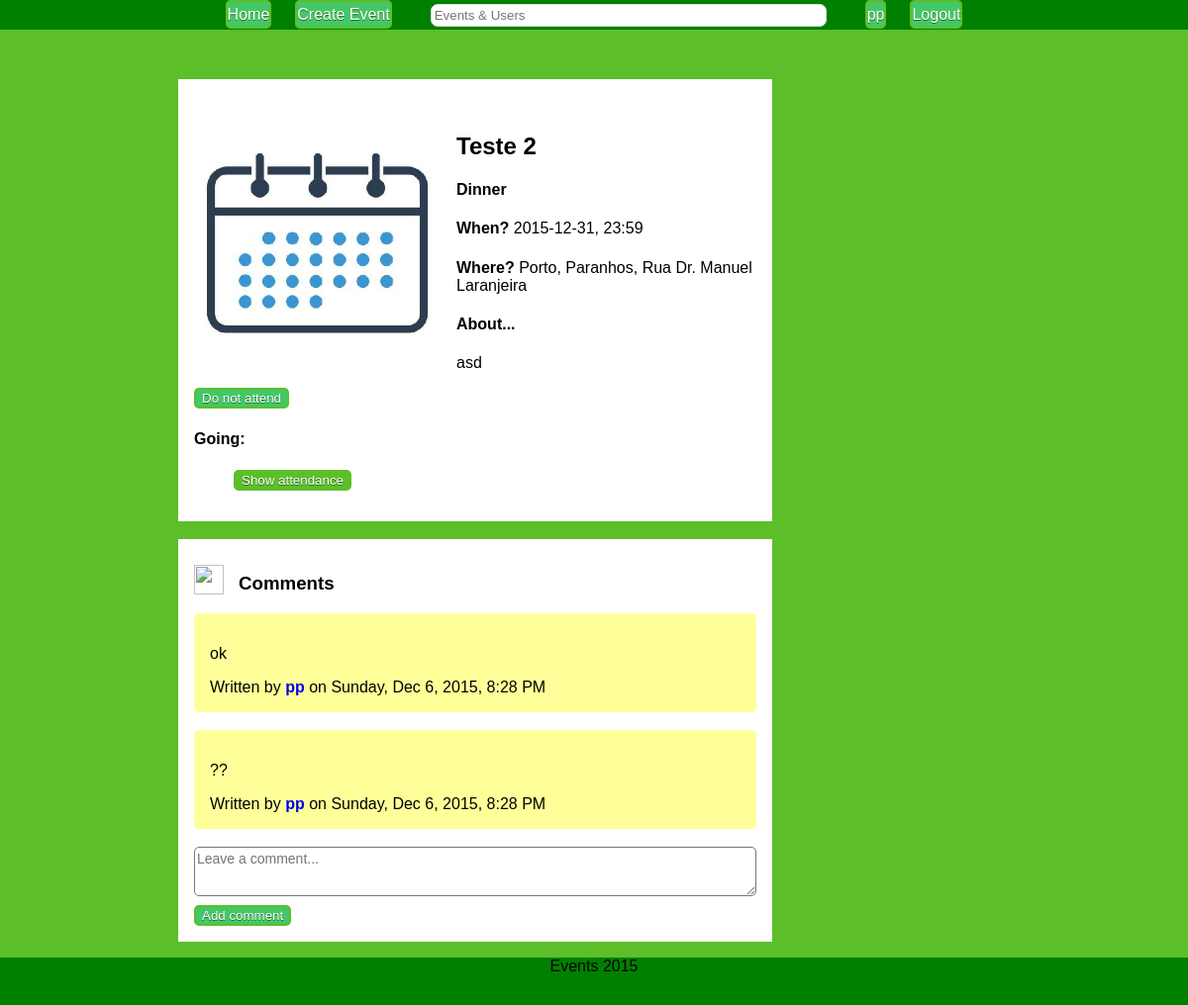
The app's page /event_item.php?id=4 (signed in) with its own data.
### tables this page shows
CREATE TABLE Event(
	id INTEGER PRIMARY KEY,
	creator NOT NULL REFERENCES User(username) ON DELETE CASCADE,
	nameTag TEXT NOT NULL,
	type REFERENCES EventType(eventType) NOT NULL,
	description TEXT NOT NULL,
	time TEXT NOT NULL,
	city TEXT NOT NULL,
	address TEXT,
	imageURL TEXT,
	publicEvent INTEGER NOT NULL,
	CONSTRAINT ck_public CHECK (publicEvent = 0 OR publicEvent = 1)
);

CREATE TABLE Comment(
	id INTEGER PRIMARY KEY,
	username TEXT REFERENCES User(username) ON DELETE CASCADE,
	eventId INTEGER REFERENCES Event(id) ON DELETE CASCADE,
	time TEXT NOT NULL,
	commentContent TEXT NOT NULL
);

### database/events.php (called while the page is built, shortened)
<?php
include_once('connection.php');
function isAttendingEvent($username, $eventId){
	global $db;
	$stmt = $db->prepare('SELECT eventId FROM Attending WHERE username =:username AND eventId=:eventId');
	$stmt->bindParam(':username', $username, PDO::PARAM_STR);
	$stmt->bindParam(':eventId', $eventId, PDO::PARAM_INT);
	try{
   		$stmt->execute();
   		$result = $stmt->fetchAll();
		return count($result)!=0;
  } catch(PDOException $e) {
    	return false;
  }
}
function getEvent($eventID){
	global $db;
	$stmt = $db->prepare('SELECT * FROM  Event WHERE id = :eventID');
	$stmt->bindParam(':eventID', $eventID, PDO::PARAM_INT);
	try{
   		$stmt->execute();
   		return $stmt->fetch();
  	} catch(PDOException $e) {
    	return false;
  	}
}
?>

### database/comments.php (called while the page is built, shortened)
<?php
include_once('connection.php');
function getEventComments($eventID){
	global $db;
	$stmt = $db->prepare('SELECT * FROM Comment WHERE eventID=:eventID');
	$stmt->bindParam(':eventID', $eventID, PDO::PARAM_INT);
	$stmt->execute();
	try{
   		$stmt->execute();
   		return $stmt->fetchAll();
  	} catch(PDOException $e) {
    	return false;
  	}
}
?>

### templates/view_event.php (the view)
<div id="event_item" class="event-item">
  <br>
  <img id="image" src="images/thumbs_medium/<?=$event['imageURL']?>" width="250" height="250">
  <div id="event_info">
    <h2><?=$event['nameTag']?></h3>
    <h4><?=$event['type']?></h4>
    <h4>When? <label><?php echo str_replace("T",", ",$event['time']) ?></label></h4>
    <h4>Where? <label> <?=$event['city']?><?php if($event['address'] != ""){?>, <?=$event['address']?><?php } ?></label>
    </h4>
    <?php if($event['description'] != ""){?>
        <h4>About...</h4>
        <p><?=$event['description']?></p>
    <?php } ?>
  </div>
  <div id="options">
    <?php
        if($event['creator']==$_SESSION['username'] && !hasEventHappened($_GET['event'])) { ?>
          <div class="warning" id="inviteWarning"></div>
          <button id="invite" data-event="<?=$event['id']?>" type="button">Invite</button>
          <br><br>
          <form action="edit_event.php" method="post">
            <input type="text" name="id" value="<?=$event['id']?>" hidden readonly>
            <input id="edit" type="submit" value="Edit">
          </form>
          <br>
          <button id="cancel" type="button" onclick="cancelEvent('<?=$_SESSION['username']?>', <?=$event['id']?>, '<?=$event['imageURL']?>')">Cancel</button>
          <h4>Already invited: </h4>
          <ul id="usersInvited">
            <?php if(count($invites) == 0){
              echo '<li data-user="none">No user has been invited yet</li>';
            }
              for($i = 0; $i < count($invites); $i++){
                    echo '<li data-user="' . $invites[$i]['username'] . '" data-event="' . $event['id'] . '"><a href="./?user=' . $invites[$i]['username'] . '">' . $invites[$i]['username'] . '</a> <img class="removeInvite" src="res/cross.png" width="8" height="8"></li>';
            }?>
          </ul>
    <?php } else {
        if(!isAttendingEvent($_SESSION['username'], $event['id'])) {?>
        <button id="attendance" type="button" onclick="attend('<?=$_SESSION['username']?>', <?=$event['id']?>)">Attend</button>
        <?php } else {?>
        <button id="attendance" type="button" onclick="attend('<?=$_SESSION['username']?>', <?=$event['id']?>)">Do not attend</button> <?php } }?>
        <h4 id="usersAttending">Going:</h4>
        <ul id="attendance">
          <button id="showAttendance" data-event="<?=$event['id']?>">Show attendance</button>
        </ul>
  </div>
</div>

### templates/list_comments.php
<br>
<div id="comments" class="comments">
  <img id="commentImg" src="res/msg.png" width="30" height="30">
  <h3>Comments</h3>
  <div class="commentList">
    <?php foreach ($comments as $comment) { ?>
        <div class="comment">
          <p class="text"><?=$comment['commentContent']?></p>
          <div class="authorNtime">Written by <a id="userRef" href="./?user=<?=$comment['username']?>"><?=$comment['username']?></a>  on <?=$comment['time']?></div>
        </div><br>
        <?php } if(count($comments)==0){ ?>
          <p class="noComments">No comments so far...</p>
          <?php } ?>
  </div>
      <div id="new_comment">
          <textarea name="commentContent"  placeholder="Leave a comment..." /></textarea>
          <br>
          <button id="addComment" type="button" onclick="addCommentToEvent('<?=$_SESSION['username']?>', <?=$event['id']?>)">Add comment</button>
      </div>
</div>

### style/header_style.css (style rules this page uses)
* { -webkit-box-sizing: border-box; -moz-box-sizing: border-box; box-sizing: border-box; }
html, body { margin: 0em; padding: 0em; background-color: #5cbf2a; }
body { margin-top: 40px; }

### style/event_item_style.css (style rules this page uses)
#edit, #invite, #cancel, #showAttendance, #addComment, button#attendance { display: block; background-color:#44c767; -moz-border-radius:5px; -webkit-border-radius:5px; border-radius:5px; display:inline-block; cursor:pointer; color:#ffffff; font-family:Arial; text-decoration:none; border: 2px solid #5cbf2a; text-shadow:0px 1px 0px #2f6627; }
#edit, #invite, #cancel, #showAttendance, button#attendance :hover { background-color:#5cbf2a; }
#edit, #invite, #cancel, #showAttendance, button#attendance :active { position:relative; top:1px; }
#addComment { margin-top: 5px; }
img#image { float: left; margin: 10px 15px 10px 0; }
img#commentImg { float: left; margin: 10px 15px 10px 0; }
html, body { margin: 0em; margin-top: 40px; padding: 0em; background-color: #5cbf2a; }
div#event_item { padding: 1em; background-color: #ffffff; position:relative; top: 10%; bottom: 10%; left: 15%; right: 15%; width: 50%; font-family: "Helvetica", Arial, sans-serif; }
div#comments { padding: 1em; background-color: #ffffff; position:relative; top: 10%; bottom: 10%; left: 15%; right: 15%; width: 50%; font-family: "Helvetica", Arial, sans-serif; }
div.comment { border-radius: 5px; background-color: #ffff99; padding: 1em; position:relative; font-family: "Helvetica", Arial, sans-serif; }
div#new_comment > textarea { border-radius: 5px; font: 14px/1.4 "Helvetica", Arial, sans-serif; margin: 0.1; width: 100%; height: 50px; }
div#options { clear: both; }
a#userRef { text-decoration: none; font-weight: bold; font-family: "Helvetica", Arial, sans-serif; }
label { display: inline; font-weight: normal; }

### records on screen
event: imageURL (placeholder picture), nameTag "Teste 2", type "Dinner", time "2015-12-31, 23:59", city "Porto", address "Paranhos, Rua Dr. Manuel Laranjeira", description "asd"
comment: commentContent "ok", username "pp", time "Sunday, Dec 6, 2015, 8:28 PM"
comment: commentContent "??", username "pp", time "Sunday, Dec 6, 2015, 8:28 PM"

### other values on screen
$_SESSION['username'] "pp"
